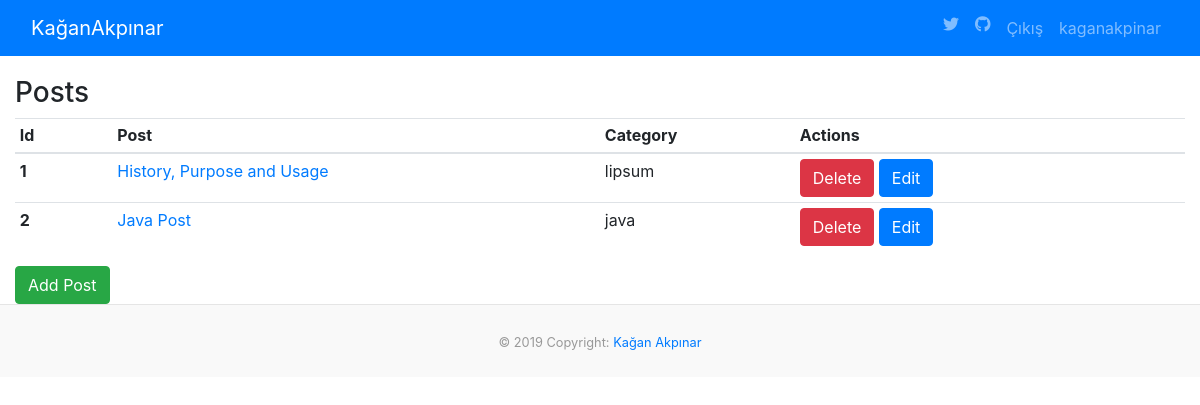
The page /admin (signed in) on the database its author committed.
### blog.py (models this page shows, shortened)
class Post(db.Model):
    __tablename__ = "post"
    id = db.Column(db.Integer, primary_key=True)
    title = db.Column(db.String(), nullable=False)
    content = db.Column(db.Text(), nullable=False)
    date = db.Column(db.String(), nullable=False, default=time.strftime('%d.%m.%Y'))
    author = db.Column(db.String(), nullable=False)
    category_id = db.Column(db.Integer, db.ForeignKey('category.id'), nullable=False)
    category = db.relationship('Category', backref=db.backref('posts', lazy=True)   )

class Category(db.Model):
    __tablename__ = "category"
    id = db.Column(db.Integer, primary_key=True)
    name = db.Column(db.String(50), nullable=False)

### blog.py (the view)
@app.route("/admin")
@login_required
def admin():
    post = Post.query.all()
    return render_template("admin.html", post = post)

### blog.py (called while the page is built)
def login_required(f):
    @wraps(f)
    def decorated_function(*args, **kwargs):
        if "logged_in" in session:
            return f(*args, **kwargs)
        else:
            flash("You Are Not Permitted", "danger")
            return redirect(url_for("home"))
    return decorated_function

### templates/admin.html (shortened to what this page needs)
{% extends "layout.html" %}
{% block body %}
<h3>Posts</h3>
<div class="table-responsive-lg">
<table class="table table-sm">
  <thead>
    <tr>
      <th scope="col" class="col-md-1">Id</th>
      <th scope="col" class="col-md-5">Post</th>
      <th scope="col" class="col-md-2">Category</th>
      <th scope="col" class="col-md-4">Actions</th>
    </tr>
  </thead>
  <tbody>
    {% for post in post %}
    <tr>
      <th scope="row">{{ post.id }}</th>
      <td><a href="/post/{{ post.id }}">{{ post.title }}</a></td>
      <td>{{ post.category.name }}</td>
      <td>
        <a href="/delete/{{ post.id }}" type="button" class="btn btn-danger">Delete</a>
        <a href="/edit/{{ post.id }}" type="button" class="btn btn-primary">Edit</a>
      </td>
    </tr>
    {% endfor %}
  </tbody>
</table>
</div>
<a href="{{ url_for("add") }}" type="button" class="btn btn-success">Add Post</a>
{% endblock %}

### rows shown on the page
Post: id "1", title "History, Purpose and Usage", category.name "lipsum"
Post: id "2", title "Java Post", category.name "java"

### other values the page prints
{{ session["username"] }} "kaganakpinar"
